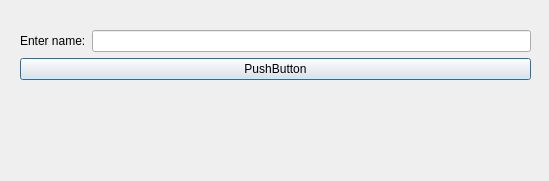
<?xml version="1.0" encoding="UTF-8"?>
<ui version="4.0">
 <class>Dialog</class>
 <widget class="QDialog" name="Dialog">
  <property name="geometry">
   <rect>
    <x>0</x>
    <y>0</y>
    <width>549</width>
    <height>181</height>
   </rect>
  </property>
  <property name="windowTitle">
   <string>Dialog</string>
  </property>
  <widget class="QWidget" name="">
   <property name="geometry">
    <rect>
     <x>20</x>
     <y>30</y>
     <width>511</width>
     <height>121</height>
    </rect>
   </property>
   <layout class="QVBoxLayout" name="verticalLayout">
    <item>
     <layout class="QHBoxLayout" name="horizontalLayout">
      <item>
       <widget class="QLabel" name="label_2">
        <property name="text">
         <string>Enter name:</string>
        </property>
       </widget>
      </item>
      <item>
       <widget class="QLineEdit" name="lineEdit"/>
      </item>
     </layout>
    </item>
    <item>
     <widget class="QPushButton" name="pushButton">
      <property name="text">
       <string>PushButton</string>
      </property>
     </widget>
    </item>
    <item>
     <widget class="QLabel" name="label_1">
      <property name="text">
       <string/>
      </property>
     </widget>
    </item>
   </layout>
  </widget>
 </widget>
 <resources/>
 <connections/>
</ui>
